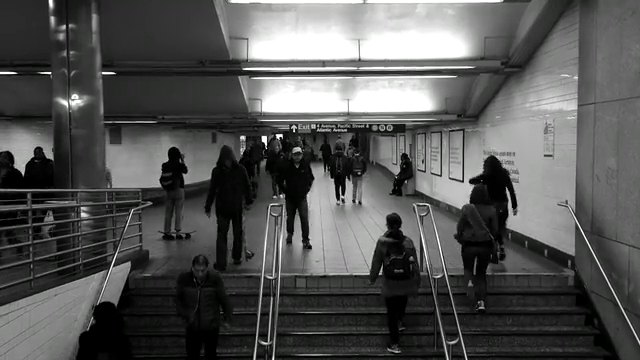
#> input picture frame 34 of video/input/Subway.mp4, 640 x 360 px, given in place of videoP.mp4, which was not available
$ jupyter execute --allow-errors Phase2_Ablation.ipynb   (shell and % lines are left out)   (text cells are left out)
#> lines starting #> are read from the running program, lines starting #| are printed output that depends on the picture
#> further down, frame is the input picture: shape (360, 640, 3); mean B, G, R 84.7, 85.4, 84.9
#> `frame = imutils.resize(frame, width=400)`:
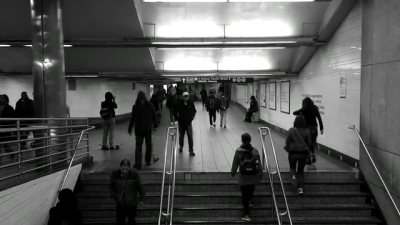
#> frame: shape (225, 400, 3); mean B, G, R 84.7, 85.4, 84.9
[cell 1]
%cd real-time-object-detection

[cell 2]
# import the necessary packages
from matplotlib import pyplot as plt
from imutils.video import FPS
import numpy as np
import argparse
import imutils
import cv2

[cell 3]
# [7 lines left out: function plt_imshow, not called in this run]

[cell 4]
# first, let's get a video on which we can run our face mask detector

[cell 5]
# construct the argument parse and parse the arguments
#ap = argparse.ArgumentParser()
#ap.add_argument("-p", "--prototxt", required=True,
#	help="path to Caffe 'deploy' prototxt file")
#ap.add_argument("-m", "--model", required=True,
#	help="path to Caffe pre-trained model")
#ap.add_argument("-c", "--confidence", type=float, default=0.2,
#	help="minimum probability to filter weak detections")
#args = vars(ap.parse_args())
# since we are using Jupyter Notebooks we can replace our argument
# parsing code with *hard coded* arguments and values
args = {
	"input" : "videoP.mp4",
	"output" : "output.avi",
	"prototxt": "MobileNetSSD_deploy.prototxt.txt",
	"model": "MobileNetSSD_deploy.caffemodel",
	"confidence" : 0.5
}

[cell 6]
# initialize the list of class labels MobileNet SSD was trained to
# detect, then generate a set of bounding box colors for each class
CLASSES = ["background", "aeroplane", "bicycle", "bird", "boat",
	"bottle", "bus", "car", "cat", "chair", "cow", "diningtable",
	"dog", "horse", "motorbike", "person", "pottedplant", "sheep",
	"sofa", "train", "tvmonitor"]
COLORS = np.random.uniform(0, 255, size=(len(CLASSES), 3))

# load our serialized model from disk
print("[INFO] loading model...")
#> (the rest of this cell did not finish here and is left out)

[cell 7]
# grab a reference to the video file, initialize pointer to output
# video file, and initialize the FPS counter
print("[INFO] opening video file...")
vs = cv2.VideoCapture(args["input"])
writer = None
fps = FPS().start()

[cell 8]
# [35 lines left out: functions overlap, count_cases, not called in this run]

#> (a cell that did not finish here is left out)

[cell 10]
#@title Display video inline
from IPython.display import HTML
from base64 import b64encode

#> (the rest of this cell did not finish here and is left out)

[cell 11]
import matplotlib as plt
class rectangle:
    def __init__(self, x1, y1, x2, y2):
        self.x1 = x1
        self.y1 = y1
        self.x2 = x2
        self.y2 = y2


def overlap(r1, r2):
    #TODO: Function
    if (r1.x2>=r2.x1 and r1.x2 <=r2.x2 and r1.y2<=r2.y1 and r1.y2 >=r2.y2):
      return True
    if (r1.x1>=r2.x1 and r1.x1 <=r2.x2 and r1.y1<=r2.y1 and r1.y1 >=r2.y2):
      return True
    if (r2.x2>=r1.x1 and r2.x2 <=r1.x2 and r2.y2<=r1.y1 and r2.y2 >=r1.y2):
      return True
    if (r2.x1>=r1.x1 and r2.x1 <=r1.x2 and r2.y1<=r1.y1 and r2.y1 >=r1.y2):
      return True
    return False


l = []
overlaped = 0

# Example
rect1 = rectangle(0,3,4,-1)
rect2 = rectangle(2,2,5,0)
print(overlap(rect1,rect2))
rect1 = rectangle(0,3,4,-1)
rect2 = rectangle(2,0,5,-2)

$ run again, starting later in the video
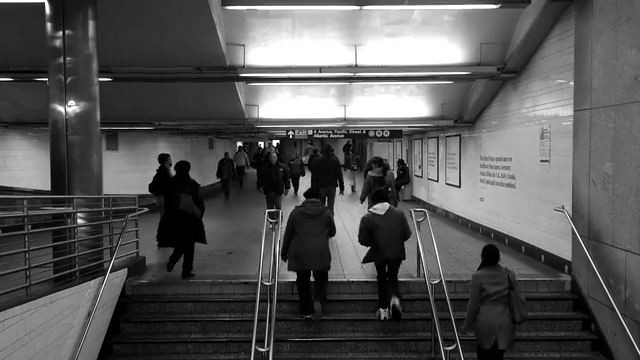
#> input picture frame 157 of video/input/Subway.mp4, 640 x 360 px, given in place of videoP.mp4, which was not available
#> frame is the input picture: shape (360, 640, 3); mean B, G, R 86.2, 86.7, 86.3
#> `frame = imutils.resize(frame, width=400)`:
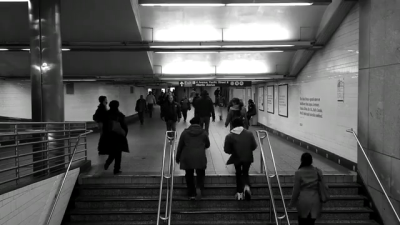
#> frame: shape (225, 400, 3); mean B, G, R 86.2, 86.7, 86.3

$ run again, starting later in the video
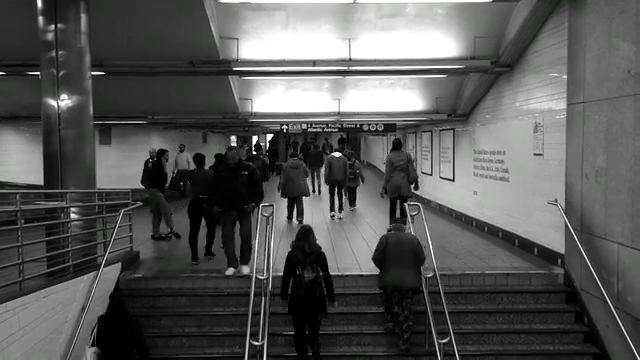
#> input picture frame 279 of video/input/Subway.mp4, 640 x 360 px, given in place of videoP.mp4, which was not available
#> frame is the input picture: shape (360, 640, 3); mean B, G, R 86.8, 87.2, 86.9
#> `frame = imutils.resize(frame, width=400)`:
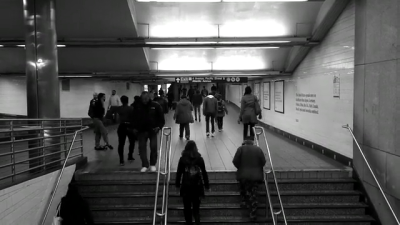
#> frame: shape (225, 400, 3); mean B, G, R 86.8, 87.2, 86.9
